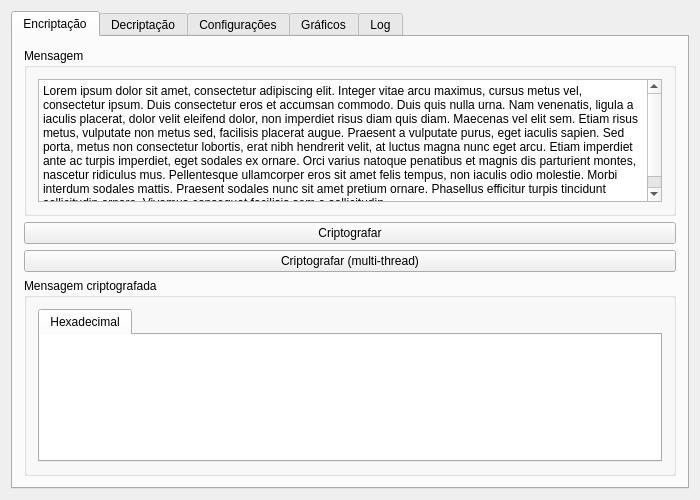
<?xml version="1.0" encoding="UTF-8"?>
<ui version="4.0">
 <class>MainWindow</class>
 <widget class="QMainWindow" name="MainWindow">
  <property name="geometry">
   <rect>
    <x>0</x>
    <y>0</y>
    <width>700</width>
    <height>500</height>
   </rect>
  </property>
  <property name="windowTitle">
   <string>FJ Cipher</string>
  </property>
  <widget class="QWidget" name="centralWidget">
   <layout class="QVBoxLayout" name="verticalLayout_3">
    <item>
     <widget class="QTabWidget" name="tabWidget">
      <property name="currentIndex">
       <number>0</number>
      </property>
      <widget class="QWidget" name="tab">
       <attribute name="title">
        <string>Encriptação</string>
       </attribute>
       <layout class="QVBoxLayout" name="verticalLayout_4">
        <item>
         <widget class="QGroupBox" name="groupBox_2">
          <property name="title">
           <string>Mensagem</string>
          </property>
          <layout class="QVBoxLayout" name="verticalLayout_5">
           <item>
            <widget class="QPlainTextEdit" name="mensagem_plaintext">
             <property name="plainText">
              <string>Lorem ipsum dolor sit amet, consectetur adipiscing elit. Integer vitae arcu maximus, cursus metus vel, consectetur ipsum. Duis consectetur eros et accumsan commodo. Duis quis nulla urna. Nam venenatis, ligula a iaculis placerat, dolor velit eleifend dolor, non imperdiet risus diam quis diam. Maecenas vel elit sem. Etiam risus metus, vulputate non metus sed, facilisis placerat augue. Praesent a vulputate purus, eget iaculis sapien. Sed porta, metus non consectetur lobortis, erat nibh hendrerit velit, at luctus magna nunc eget arcu. Etiam imperdiet ante ac turpis imperdiet, eget sodales ex ornare. Orci varius natoque penatibus et magnis dis parturient montes, nascetur ridiculus mus. Pellentesque ullamcorper eros sit amet felis tempus, non iaculis odio molestie. Morbi interdum sodales mattis. Praesent sodales nunc sit amet pretium ornare. Phasellus efficitur turpis tincidunt sollicitudin ornare. Vivamus consequat facilisis sem a sollicitudin.</string>
             </property>
            </widget>
           </item>
          </layout>
         </widget>
        </item>
        <item>
         <widget class="QPushButton" name="criptografar_button">
          <property name="text">
           <string>Criptografar</string>
          </property>
         </widget>
        </item>
        <item>
         <widget class="QPushButton" name="criptografar_multithread_button">
          <property name="text">
           <string>Criptografar (multi-thread)</string>
          </property>
         </widget>
        </item>
        <item>
         <widget class="QGroupBox" name="groupBox_3">
          <property name="title">
           <string>Mensagem criptografada</string>
          </property>
          <layout class="QVBoxLayout" name="verticalLayout_6">
           <item>
            <widget class="QTabWidget" name="tabWidget_2">
             <property name="currentIndex">
              <number>0</number>
             </property>
             <widget class="QWidget" name="tab_5">
              <attribute name="title">
               <string>Hexadecimal</string>
              </attribute>
              <layout class="QVBoxLayout" name="verticalLayout_10">
               <property name="spacing">
                <number>0</number>
               </property>
               <property name="leftMargin">
                <number>0</number>
               </property>
               <property name="topMargin">
                <number>0</number>
               </property>
               <property name="rightMargin">
                <number>0</number>
               </property>
               <property name="bottomMargin">
                <number>0</number>
               </property>
               <item>
                <widget class="QPlainTextEdit" name="encriptado_hexadecimal_plaintext">
                 <property name="frameShape">
                  <enum>QFrame::NoFrame</enum>
                 </property>
                 <property name="readOnly">
                  <bool>true</bool>
                 </property>
                </widget>
               </item>
              </layout>
             </widget>
            </widget>
           </item>
          </layout>
         </widget>
        </item>
       </layout>
      </widget>
      <widget class="QWidget" name="tab_2">
       <attribute name="title">
        <string>Decriptação</string>
       </attribute>
       <layout class="QVBoxLayout" name="verticalLayout_13">
        <item>
         <widget class="QGroupBox" name="groupBox_5">
          <property name="title">
           <string>Mensagem criptografada</string>
          </property>
          <layout class="QVBoxLayout" name="verticalLayout_8">
           <item>
            <widget class="QTabWidget" name="tabWidget_3">
             <property name="currentIndex">
              <number>0</number>
             </property>
             <widget class="QWidget" name="tab_7">
              <attribute name="title">
               <string>Hexadecimal</string>
              </attribute>
              <layout class="QVBoxLayout" name="verticalLayout_12">
               <property name="spacing">
                <number>0</number>
               </property>
               <property name="leftMargin">
                <number>0</number>
               </property>
               <property name="topMargin">
                <number>0</number>
               </property>
               <property name="rightMargin">
                <number>0</number>
               </property>
               <property name="bottomMargin">
                <number>0</number>
               </property>
               <item>
                <widget class="QPlainTextEdit" name="mensagem_encriptada_hexadecimal_plaintext">
                 <property name="frameShape">
                  <enum>QFrame::NoFrame</enum>
                 </property>
                </widget>
               </item>
              </layout>
             </widget>
            </widget>
           </item>
          </layout>
         </widget>
        </item>
        <item>
         <widget class="QPushButton" name="descriptografar_button">
          <property name="text">
           <string>Descriptografar</string>
          </property>
         </widget>
        </item>
        <item>
         <widget class="QGroupBox" name="groupBox_4">
          <property name="title">
           <string>Mensagem descriptografada</string>
          </property>
          <layout class="QVBoxLayout" name="verticalLayout">
           <item>
            <widget class="QPlainTextEdit" name="mensagem_desencriptada_plaintext"/>
           </item>
          </layout>
         </widget>
        </item>
       </layout>
      </widget>
      <widget class="QWidget" name="tab_3">
       <attribute name="title">
        <string>Configurações</string>
       </attribute>
       <layout class="QVBoxLayout" name="verticalLayout_7">
        <item>
         <layout class="QHBoxLayout" name="horizontalLayout_3">
          <item>
           <widget class="QGroupBox" name="groupBox">
            <property name="title">
             <string>Chave</string>
            </property>
            <layout class="QVBoxLayout" name="verticalLayout_2">
             <item>
              <widget class="QLineEdit" name="chave_line">
               <property name="text">
                <string>password</string>
               </property>
              </widget>
             </item>
            </layout>
           </widget>
          </item>
          <item>
           <widget class="QGroupBox" name="groupBox_7">
            <property name="title">
             <string>Chave em hexadecimal</string>
            </property>
            <layout class="QVBoxLayout" name="verticalLayout_9">
             <item>
              <widget class="QLineEdit" name="chave_hexadecimal_line"/>
             </item>
            </layout>
           </widget>
          </item>
         </layout>
        </item>
        <item>
         <widget class="QGroupBox" name="groupBox_6">
          <property name="title">
           <string>Configurações</string>
          </property>
          <layout class="QFormLayout" name="formLayout">
           <item row="0" column="0">
            <widget class="QLabel" name="label">
             <property name="text">
              <string>Tamanho do bloco (em bytes)</string>
             </property>
            </widget>
           </item>
           <item row="0" column="1">
            <widget class="QSpinBox" name="block_size_spin">
             <property name="minimum">
              <number>2</number>
             </property>
             <property name="maximum">
              <number>128</number>
             </property>
             <property name="singleStep">
              <number>2</number>
             </property>
             <property name="value">
              <number>4</number>
             </property>
            </widget>
           </item>
           <item row="2" column="0">
            <widget class="QLabel" name="label_3">
             <property name="text">
              <string>Quantidade de rodadas</string>
             </property>
            </widget>
           </item>
           <item row="2" column="1">
            <widget class="QSpinBox" name="rounds_spin">
             <property name="minimum">
              <number>1</number>
             </property>
             <property name="maximum">
              <number>100</number>
             </property>
             <property name="value">
              <number>10</number>
             </property>
            </widget>
           </item>
           <item row="1" column="0">
            <widget class="QLabel" name="label_2">
             <property name="text">
              <string>Tamanho final da chave (em bytes)</string>
             </property>
            </widget>
           </item>
           <item row="1" column="1">
            <widget class="QSpinBox" name="key_size_spin">
             <property name="readOnly">
              <bool>true</bool>
             </property>
             <property name="minimum">
              <number>1</number>
             </property>
             <property name="maximum">
              <number>64</number>
             </property>
             <property name="value">
              <number>2</number>
             </property>
            </widget>
           </item>
          </layout>
         </widget>
        </item>
        <item>
         <spacer name="verticalSpacer">
          <property name="orientation">
           <enum>Qt::Vertical</enum>
          </property>
          <property name="sizeHint" stdset="0">
           <size>
            <width>20</width>
            <height>40</height>
           </size>
          </property>
         </spacer>
        </item>
       </layout>
      </widget>
      <widget class="QWidget" name="tab_4">
       <attribute name="title">
        <string>Gráficos</string>
       </attribute>
       <layout class="QVBoxLayout" name="verticalLayout_17">
        <item>
         <layout class="QGridLayout" name="gridLayout">
          <property name="sizeConstraint">
           <enum>QLayout::SetMinimumSize</enum>
          </property>
          <item row="0" column="0">
           <widget class="QGroupBox" name="groupBox_8">
            <property name="sizePolicy">
             <sizepolicy hsizetype="Preferred" vsizetype="Preferred">
              <horstretch>0</horstretch>
              <verstretch>0</verstretch>
             </sizepolicy>
            </property>
            <property name="title">
             <string>Eixo Y</string>
            </property>
            <layout class="QVBoxLayout" name="verticalLayout_15">
             <item>
              <widget class="QRadioButton" name="eixo_y_tempo_radio">
               <property name="text">
                <string>Tempo (ms)</string>
               </property>
               <property name="checked">
                <bool>true</bool>
               </property>
              </widget>
             </item>
             <item>
              <widget class="QRadioButton" name="eixo_y_forca_radio">
               <property name="text">
                <string>Força (%)</string>
               </property>
              </widget>
             </item>
            </layout>
           </widget>
          </item>
          <item row="0" column="1">
           <widget class="QGroupBox" name="groupBox_10">
            <property name="sizePolicy">
             <sizepolicy hsizetype="Preferred" vsizetype="Preferred">
              <horstretch>0</horstretch>
              <verstretch>0</verstretch>
             </sizepolicy>
            </property>
            <property name="title">
             <string>Eixo X</string>
            </property>
            <layout class="QVBoxLayout" name="verticalLayout_16">
             <item>
              <widget class="QRadioButton" name="eixo_x_block_radio">
               <property name="text">
                <string>Tamanho do bloco (bytes)</string>
               </property>
               <property name="checked">
                <bool>true</bool>
               </property>
              </widget>
             </item>
             <item>
              <widget class="QRadioButton" name="eixo_x_round_radio">
               <property name="text">
                <string>Número de rounds</string>
               </property>
              </widget>
             </item>
            </layout>
           </widget>
          </item>
         </layout>
        </item>
        <item>
         <widget class="QPushButton" name="plot_button">
          <property name="text">
           <string>Gerar gráfico</string>
          </property>
         </widget>
        </item>
        <item>
         <widget class="QGroupBox" name="groupBox_9">
          <property name="title">
           <string>Gráfico</string>
          </property>
          <layout class="QVBoxLayout" name="verticalLayout_11">
           <item>
            <widget class="QCustomPlot" name="custom_plot_widget" native="true">
             <property name="sizePolicy">
              <sizepolicy hsizetype="Preferred" vsizetype="Expanding">
               <horstretch>0</horstretch>
               <verstretch>0</verstretch>
              </sizepolicy>
             </property>
            </widget>
           </item>
          </layout>
         </widget>
        </item>
       </layout>
      </widget>
      <widget class="QWidget" name="tab_8">
       <attribute name="title">
        <string>Log</string>
       </attribute>
       <layout class="QVBoxLayout" name="verticalLayout_14">
        <item>
         <widget class="QPlainTextEdit" name="log_plaintext">
          <property name="readOnly">
           <bool>true</bool>
          </property>
         </widget>
        </item>
        <item>
         <layout class="QHBoxLayout" name="horizontalLayout_2">
          <item>
           <spacer name="horizontalSpacer_2">
            <property name="orientation">
             <enum>Qt::Horizontal</enum>
            </property>
            <property name="sizeHint" stdset="0">
             <size>
              <width>40</width>
              <height>20</height>
             </size>
            </property>
           </spacer>
          </item>
          <item>
           <widget class="QPushButton" name="pushButton">
            <property name="text">
             <string>Limpar</string>
            </property>
           </widget>
          </item>
         </layout>
        </item>
       </layout>
      </widget>
     </widget>
    </item>
   </layout>
  </widget>
  <widget class="QMenuBar" name="menuBar">
   <property name="geometry">
    <rect>
     <x>0</x>
     <y>0</y>
     <width>700</width>
     <height>21</height>
    </rect>
   </property>
  </widget>
 </widget>
 <layoutdefault spacing="6" margin="11"/>
 <customwidgets>
  <customwidget>
   <class>QCustomPlot</class>
   <extends>QWidget</extends>
   <header>qcustomplot.h</header>
   <container>1</container>
  </customwidget>
 </customwidgets>
 <resources/>
 <connections>
  <connection>
   <sender>pushButton</sender>
   <signal>pressed()</signal>
   <receiver>log_plaintext</receiver>
   <slot>clear()</slot>
   <hints>
    <hint type="sourcelabel">
     <x>541</x>
     <y>387</y>
    </hint>
    <hint type="destinationlabel">
     <x>499</x>
     <y>332</y>
    </hint>
   </hints>
  </connection>
 </connections>
</ui>
